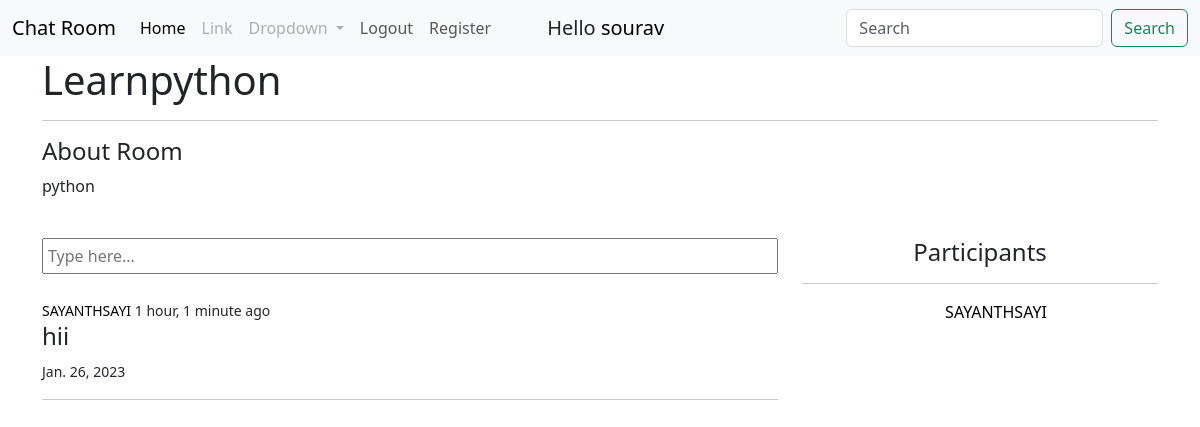
The app's page /rooms/14/ (signed in) with its own data.
### user/models.py (models this page shows)
class User(AbstractUser):
    email=models.EmailField(unique=True,null=True)
    bio=models.TextField(null=True)
    mobile=models.CharField(max_length=10,null=True)
    avatar=models.ImageField(null=True,default='default_user.png')
    def __str__(self):
        return self.username
    USERNAME_FIELD='email'
    REQUIRED_FIELDS=[]

### base/models.py (models this page shows, shortened)
class Room(models.Model):
    host=models.ForeignKey(User,on_delete=models.SET_NULL,null=True)
    topic=models.ForeignKey(Topic,on_delete=models.SET_NULL,null=True)
    name=models.CharField(max_length=255)
    description=models.TextField(null=True,blank=True)
    updated=models.DateTimeField(auto_now=True)
    created=models.DateTimeField(auto_now_add=True)
    participants=models.ManyToManyField(User,related_name='participants',blank=True)
    class Meta:
        ordering=['-created',]

class Messages(models.Model):
    user=models.ForeignKey(User,on_delete=models.CASCADE)
    room=models.ForeignKey(Room,on_delete=models.CASCADE)
    body=models.TextField()
    updated=models.DateTimeField(auto_now=True)
    created=models.DateTimeField(auto_now_add=True)
    class Meta:
        ordering=['-created']

### base/views.py (the view, shortened to what this page needs)
# urls.py: path('rooms/<str:pk>/',views.rooms,name='rooms'),
@login_required(login_url='login')
def rooms(request,pk):
    rooms=Room.objects.get(id=pk)
    room_messages=rooms.messages_set.all()
    participants=rooms.participants.all()
    context={'rooms':rooms,'room_messages':room_messages,'participants':participants}
    return render(request,'room.html',context)

### base/templates/room.html (shortened to what this page needs)
{% extends 'main.html' %}
{% block content %}
<div class='container-sm'>
    <h1>{{rooms.name}}</h1>
    <hr>
    <h4>About Room</h4>
    <p>{{rooms.description}}</p>
    <br>
</div>
<div class='container-sm'>
    <div class='row'>
        <div class='col-8'>
            {% if request.user.is_authenticated %}
                    <form  method='POST' action=''>
                        <input type='text' class='container-sm p-1' id='msgbox' placeholder='Type here...' name='body' />
                    </form>
                {% endif %}
                <br>
                {% for message in room_messages %}
                <div>
                    <small><a href={% url 'userprofile' message.user.id %}>{{message.user}}</a> {% if message.user == rooms.host %}<i class="bi bi-patch-check-fill"></i>{% endif %} {{message.created|timesince}} ago</small>
                    <h4>{{message.body}}</h4>
                    <small>{{message.created|date}}</small>
                    <hr>
                </div>
            {% endfor %}
        </div>
        <div class='col-4'>
            <h4 class='text-center'>Participants</h4>
            <hr>
            <div class='text-center'>
                <ul type='none'>
                {% for users in participants  %}
                        <li><a href={% url 'userprofile' users.id %}>{{users.username}}</a></li>
                {% endfor %}
                </ul>
            </div>
        </div>
    </div>
</div>
{% endblock content %}

### templates/navbar.html (shortened to what this page needs)
<nav class="navbar navbar-expand-lg bg-body-tertiary">
    <div class="container-fluid">
      <a class="navbar-brand" href="/">Chat Room</a>
      <div class="collapse navbar-collapse" id="navbarSupportedContent">
        <ul class="navbar-nav me-auto mb-2 mb-lg-0">
          <li class="nav-item">
            <a class="nav-link active" aria-current="page" href="/">Home</a>
          </li>
          <li class="nav-item">
            <a class="nav-link disabled" href="#">Link</a>
          </li>
          <li class="nav-item dropdown ">
            <a class="disabled nav-link dropdown-toggle" href="#" role="button" data-bs-toggle="dropdown" aria-expanded="false">
              Dropdown
            </a>
          </li>
          {% if request.user.is_authenticated %}
          <li class="nav-item">
            <a class="nav-link" href={% url 'logout' %}>Logout</a>
          </li>
          {% else %}
          <li class="nav-item">
            <a class="nav-link" href={% url 'login' %}>Login</a>
          </li>
          {% endif %}
          <li class="nav-item">
            <a class="nav-link" href={% url 'register' %}>Register</a>
          </li>
          <li class="nav-item mx-5 mt-2">
            {% if request.user.is_authenticated %}
            <h5>Hello <a href={% url 'userprofile' user.id %}>{{request.user}}</a></h5>
            {% endif %}
          </li>
        </ul>
        <form class="d-flex" role="search" method='GET' action={% url 'home' %}>
          <input class="form-control me-2" type="search" placeholder="Search" aria-label="Search" name='q'>
          <button class="btn btn-outline-success" type="submit">Search</button>
      </div>
    </div>
  </nav>

### base/templates/room.html (style rules this page uses)
a { text-decoration:none; color:black; }

### records on screen
User: user "sourav"
Room: name "Learnpython", description "python"
Messages: user "SAYANTHSAYI", created "1 hour, 1 minute", body "hii", created "Jan. 26, 2023"
User: username "SAYANTHSAYI"
